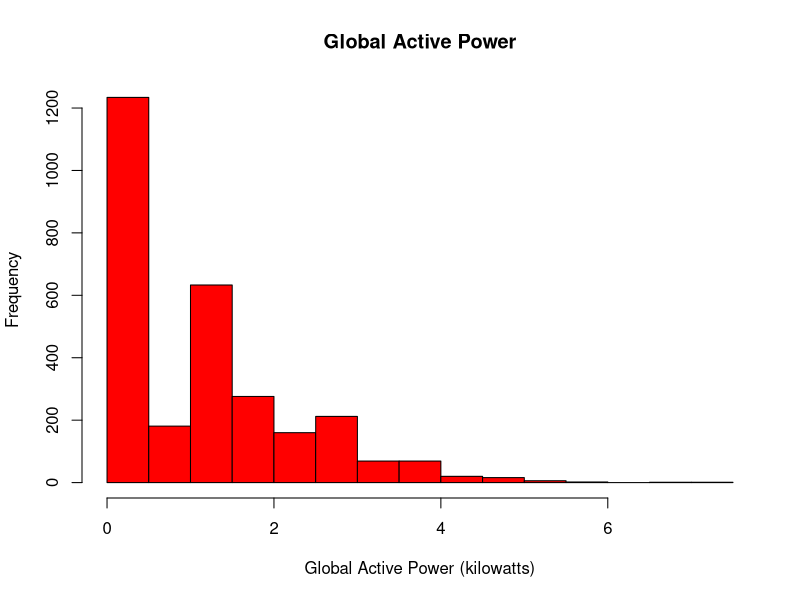
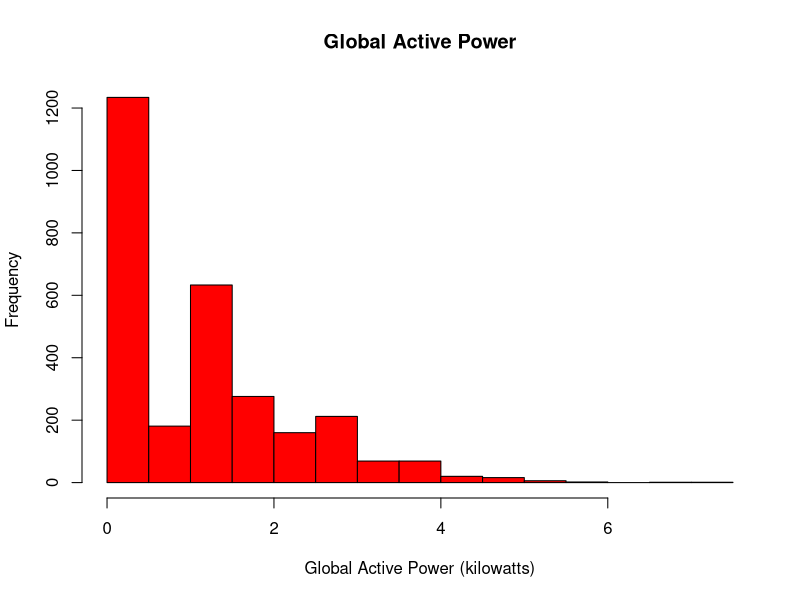

These charts were generated, in order, by the following R code:
#file "mydata.txt" contains only data for relevant days: February 1st and February 2nd 2007

#1. loading data
mydata <- read.table("mydata.txt", header = TRUE, sep=";")

#2. printing a graph
hist(mydata$Global_active_power, main = "Global Active Power", 
     xlab = "Global Active Power (kilowatts)", col="red")

#3. Saving as a png
dev.copy(png, "plot1.png")
png("plot1.png", width = 480, height = 480)
hist(mydata$Global_active_power, main = "Global Active Power", 
     xlab = "Global Active Power (kilowatts)", col="red")
dev.off()

